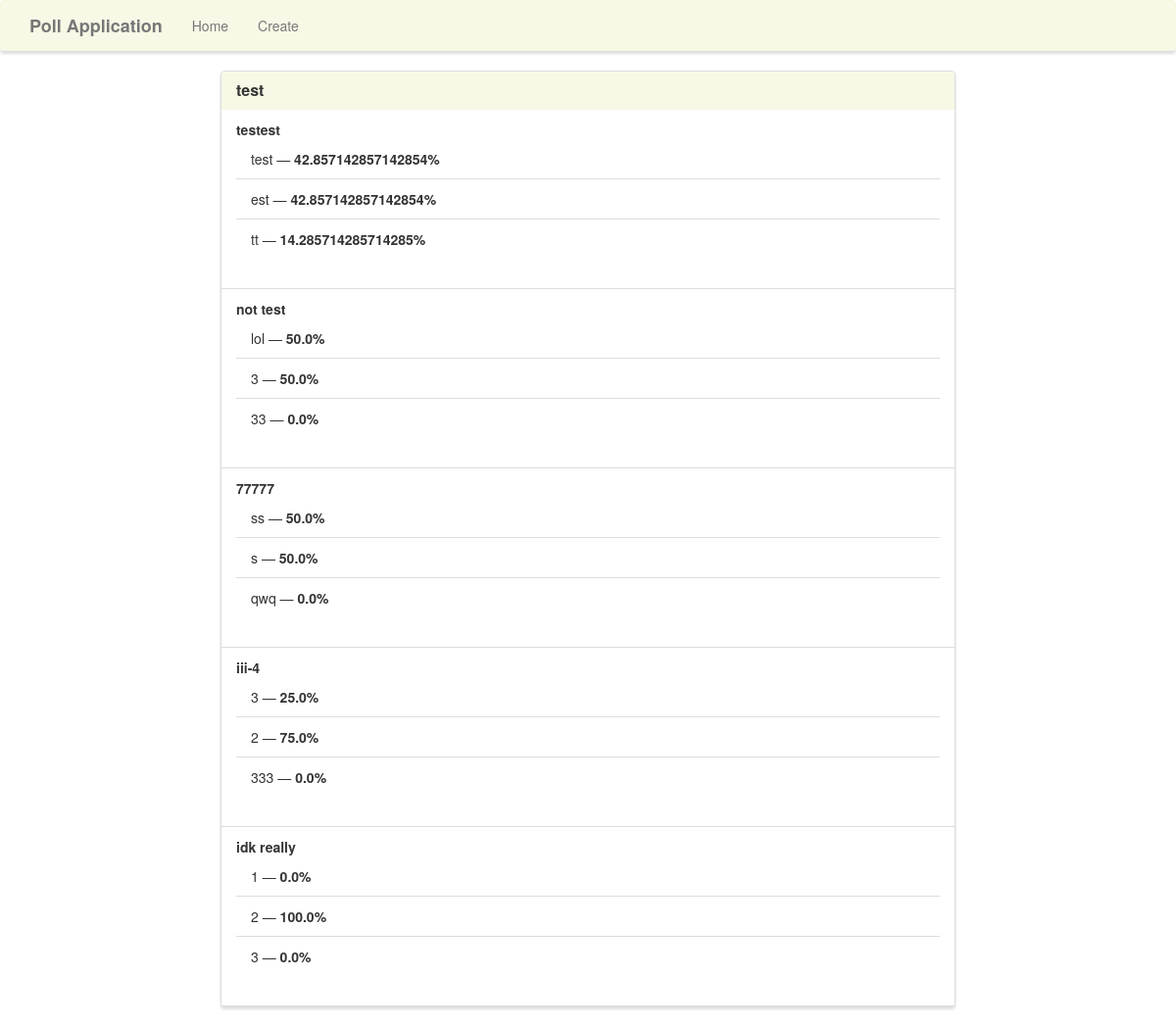
The app's page /results/1/ with its own data.
### app/models.py (models this page shows, shortened)
class SURVEY(models.Model):
    title = models.TextField(max_length = 80)

class QUESTION (models.Model):
    survey = models.ForeignKey(SURVEY, on_delete=models.CASCADE)
    prompt = models.CharField(max_length = 70)
    option_one = models.CharField(max_length=20)
    option_two = models.CharField(max_length=20)
    option_three = models.CharField(max_length=20)
    option_one_count = models.IntegerField(default=0)
    option_two_count = models.IntegerField(default=0)
    option_three_count = models.IntegerField(default=0)

### app/views.py (the view)
# urls.py: path('results/<int:survey_id>/', views.results, name='resutls'),
def results(request, survey_id):
    try:
        survey = SURVEY.objects.get(pk=survey_id)
    except (KeyError, SURVEY.DoesNotExist):
        return HttpResponse("helloo")
    T = [{
        "question": q.prompt,
        "option1": q.option_one,
        "option2": q.option_two,
        "option3": q.option_three,
        "option_one_count": q.option_one_count/(q.option_one_count+q.option_two_count+q.option_three_count)*100 if(q.option_one_count+q.option_two_count+q.option_three_count)>0 else 0,
        "option_two_count": q.option_two_count/(q.option_one_count+q.option_two_count+q.option_three_count)*100 if(q.option_one_count+q.option_two_count+q.option_three_count)>0 else 0,
        "option_three_count": q.option_three_count/(q.option_one_count+q.option_two_count+q.option_three_count)*100 if(q.option_one_count+q.option_two_count+q.option_three_count)>0 else 0
    } for q in survey.question_set.all()]
    context = {
        'survey_id': survey_id,
        'survey': survey,
        'r': T,
    }
    return render(request, 'surveys/results.html', context)

### app/templates/surveys/results.html (shortened to what this page needs)
{% extends "surveys/base.html" %}
{% block main %}
<div class="row">
    <div class="col-lg-8 col-lg-offset-2">
        <div class="panel panel-default">
            <div class="panel-heading">
                <h3 class="panel-title">{{survey.title}}</h3>
            </div>
            <div class="list-group">
                {% for q in r %}
                <li class="list-group-item">
                    <strong>{{q.question}}</strong>
                        <ul class="list-group">
                            <li class="list-group-item">{{ q.option1 }} &mdash; <strong>{{ q.option_one_count }}%</strong></li>
                            <li class="list-group-item">{{ q.option2 }} &mdash; <strong>{{ q.option_two_count }}%</strong></li>
                            <li class="list-group-item">{{ q.option3 }} &mdash; <strong>{{ q.option_three_count }}%</strong></li>
                        </ul>
                </li>
                {% empty %}
                <li class="list-group-item">
                    no result to display
                </li>
                {% endfor %}
            </div>
        </div>
    </div>
</div>
{% endblock %}

### app/static/style.css (style rules this page uses)
.panel-default > .panel-heading { color: #333; background-color: rgba(245, 245, 220, .7); border-color: rgba(245, 245, 220, .6); border-top-left-radius: 0; border-top-right-radius: 0; }
.panel { box-shadow: 0px 3px 3px 0px #ddd; }
a.navbar-brand, .panel-title { font-weight: bolder; }

### records on screen
SURVEY: title "test"
QUESTION: question "testest", option1 "test", option2 "est", option3 "tt"
QUESTION: question "not test", option1 "lol", option3 "33"
QUESTION: question "77777", option1 "ss", option3 "qwq"
QUESTION: question "iii-4", option3 "333"
QUESTION: question "idk really"

### other values on screen
{{ q.option_one_count }} "42.857142857142854" "50.0" "50.0" "25.0" "0.0"
{{ q.option_two_count }} "42.857142857142854" "50.0" "50.0" "75.0" "100.0"
{{ q.option_three_count }} "14.285714285714285" "0.0" "0.0" "0.0" "0.0"
{{ q.option2 }} "3" "s" "2" "2"
{{ q.option1 }} "3" "1"
{{ q.option3 }} "3"
